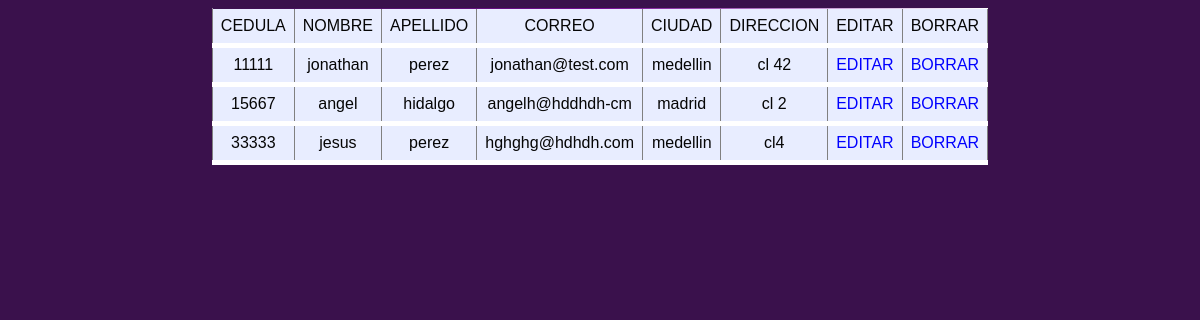
The app's page /admin/clientes/clientes.php (signed in) with its own data.
### tables this page shows
CREATE TABLE `clientes` (
  `id_cl` varchar(15) NOT NULL,
  `nombre_cl` varchar(30) NOT NULL,
  `apellido_cl` varchar(30) NOT NULL,
  `correo_cl` varchar(50) NOT NULL,
  `ciudad_cl` varchar(30) NOT NULL,
  `direccion_cl` varchar(100) NOT NULL,
  `admin` tinyint(1) DEFAULT NULL,
  `password` text DEFAULT NULL
);

### admin/clientes/clientes.php (the view, shortened to what this page needs)
<!DOCTYPE html>
<html lang="en">
<head>
    <link rel="stylesheet" href="../../css/style1.css" />
</head>
<body>
<?php
$db_host="localhost";
$db_nombre="tienda";
$db_usuario="root";
$db_contra="antares13659";
$conexion= mysqli_connect($db_host, $db_usuario, $db_contra, $db_nombre);
$consulta="select * from clientes";
$resultado= mysqli_query($conexion, $consulta);
echo "<table border=1 align='center'>";
          echo "<tr>
                    <td> CEDULA </td>
                    <td>  NOMBRE </td>
                    <td>  APELLIDO </td>
                    <td>  CORREO </td>
                    <td>  CIUDAD </td>
                    <td>  DIRECCION </td>
                    <td>  EDITAR </td>
                    <td>  BORRAR </td>
                </tr>";
    while($row = mysqli_fetch_array($resultado)){
        echo "<tr>
                <td>" .$row['id_cl'] ."</td>
                <td>" .$row['nombre_cl'] ."</td>
                <td>" .$row['apellido_cl'] ."</td>
                <td>" .$row['correo_cl'] ."</td>
                <td>" .$row['ciudad_cl'] ."</td>
                <td>" .$row['direccion_cl'] ."</td>
                <td>" . '<a href="actualizar2.php?ced='.$row['id_cl'] . '"> EDITAR</a>'."</td>
                <td>" . '<a href="borrar2.php?ced='.$row['id_cl'] . '"> BORRAR</a>'."</td>
              </tr>";
    }
    echo "</table>";
?>
</body>
</html>

### css/style1.css (style rules this page uses)
body { background: #3a114c; }
table { font-family: Arial, Helvetica, sans-serif; font-size: 16px; margin:auto; width: 500px; text-align: center; border-collapse: collapse; background-image: linear-gradient(to right,#3a114c,#760c94,#ffffff); }
td { padding: 8px; background: #e8edff; border-bottom: 5px solid #fff; color: rgb(5, 5, 5); border-top: 1px solid transparent; }
a , a:visited, a:active, a:hover { color:#0000ff !important; text-decoration: none; }

### records on screen
clientes: id_cl "11111", nombre_cl "jonathan", apellido_cl "perez", correo_cl "jonathan@test.com", ciudad_cl "medellin", direccion_cl "cl 42"
clientes: id_cl "15667", nombre_cl "angel", apellido_cl "hidalgo", correo_cl "angelh@hddhdh-cm", ciudad_cl "madrid", direccion_cl "cl 2"
clientes: id_cl "33333", nombre_cl "jesus", apellido_cl "perez", correo_cl "hghghg@hdhdh.com", ciudad_cl "medellin", direccion_cl "cl4"
